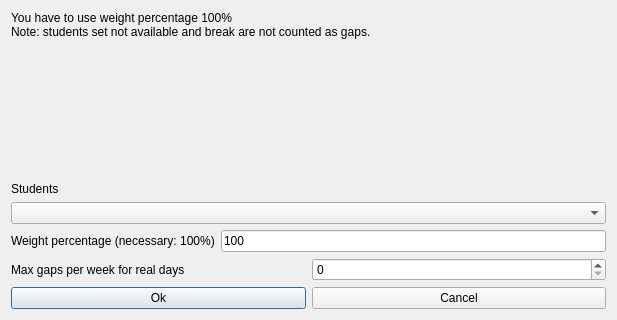
<?xml version="1.0" encoding="UTF-8"?>
<ui version="4.0">
 <class>ModifyConstraintStudentsSetMaxGapsPerWeekForRealDaysForm_template</class>
 <widget class="QDialog" name="ModifyConstraintStudentsSetMaxGapsPerWeekForRealDaysForm_template">
  <property name="geometry">
   <rect>
    <x>0</x>
    <y>0</y>
    <width>617</width>
    <height>320</height>
   </rect>
  </property>
  <property name="windowTitle">
   <string extracomment="This is the title of the dialog to modify a constraint of this type">Modify students set max gaps per week for real days</string>
  </property>
  <layout class="QGridLayout" name="gridLayout">
   <item row="0" column="0">
    <widget class="QLabel" name="weightTextLabel_2">
     <property name="sizePolicy">
      <sizepolicy hsizetype="Minimum" vsizetype="Minimum">
       <horstretch>0</horstretch>
       <verstretch>0</verstretch>
      </sizepolicy>
     </property>
     <property name="frameShape">
      <enum>QFrame::NoFrame</enum>
     </property>
     <property name="frameShadow">
      <enum>QFrame::Plain</enum>
     </property>
     <property name="text">
      <string>You have to use weight percentage 100%
Note: students set not available and break are not counted as gaps.</string>
     </property>
     <property name="wordWrap">
      <bool>true</bool>
     </property>
    </widget>
   </item>
   <item row="1" column="0">
    <spacer name="spacer9">
     <property name="orientation">
      <enum>Qt::Vertical</enum>
     </property>
     <property name="sizeType">
      <enum>QSizePolicy::Expanding</enum>
     </property>
     <property name="sizeHint" stdset="0">
      <size>
       <width>20</width>
       <height>30</height>
      </size>
     </property>
    </spacer>
   </item>
   <item row="2" column="0">
    <layout class="QVBoxLayout" name="verticalLayout">
     <item>
      <widget class="QLabel" name="studentsTextLabel">
       <property name="frameShape">
        <enum>QFrame::NoFrame</enum>
       </property>
       <property name="frameShadow">
        <enum>QFrame::Plain</enum>
       </property>
       <property name="text">
        <string>Students</string>
       </property>
       <property name="wordWrap">
        <bool>false</bool>
       </property>
      </widget>
     </item>
     <item>
      <widget class="QComboBox" name="studentsComboBox">
       <property name="editable">
        <bool>false</bool>
       </property>
       <property name="insertPolicy">
        <enum>QComboBox::NoInsert</enum>
       </property>
       <property name="duplicatesEnabled">
        <bool>false</bool>
       </property>
      </widget>
     </item>
    </layout>
   </item>
   <item row="3" column="0">
    <layout class="QHBoxLayout" name="horizontalLayout">
     <item>
      <widget class="QLabel" name="weightTextLabel">
       <property name="frameShape">
        <enum>QFrame::NoFrame</enum>
       </property>
       <property name="frameShadow">
        <enum>QFrame::Plain</enum>
       </property>
       <property name="text">
        <string>Weight percentage (necessary: 100%)</string>
       </property>
       <property name="wordWrap">
        <bool>false</bool>
       </property>
      </widget>
     </item>
     <item>
      <widget class="QLineEdit" name="weightLineEdit">
       <property name="text">
        <string notr="true">100</string>
       </property>
      </widget>
     </item>
    </layout>
   </item>
   <item row="4" column="0">
    <layout class="QHBoxLayout" name="horizontalLayout_2">
     <item>
      <widget class="QLabel" name="textLabel1">
       <property name="text">
        <string>Max gaps per week for real days</string>
       </property>
       <property name="wordWrap">
        <bool>false</bool>
       </property>
      </widget>
     </item>
     <item>
      <widget class="QSpinBox" name="maxGapsSpinBox"/>
     </item>
    </layout>
   </item>
   <item row="5" column="0">
    <layout class="QHBoxLayout">
     <item>
      <widget class="QPushButton" name="okPushButton">
       <property name="text">
        <string>Ok</string>
       </property>
      </widget>
     </item>
     <item>
      <widget class="QPushButton" name="cancelPushButton">
       <property name="text">
        <string>Cancel</string>
       </property>
      </widget>
     </item>
    </layout>
   </item>
  </layout>
 </widget>
 <layoutdefault spacing="6" margin="11"/>
 <resources/>
 <connections/>
</ui>
